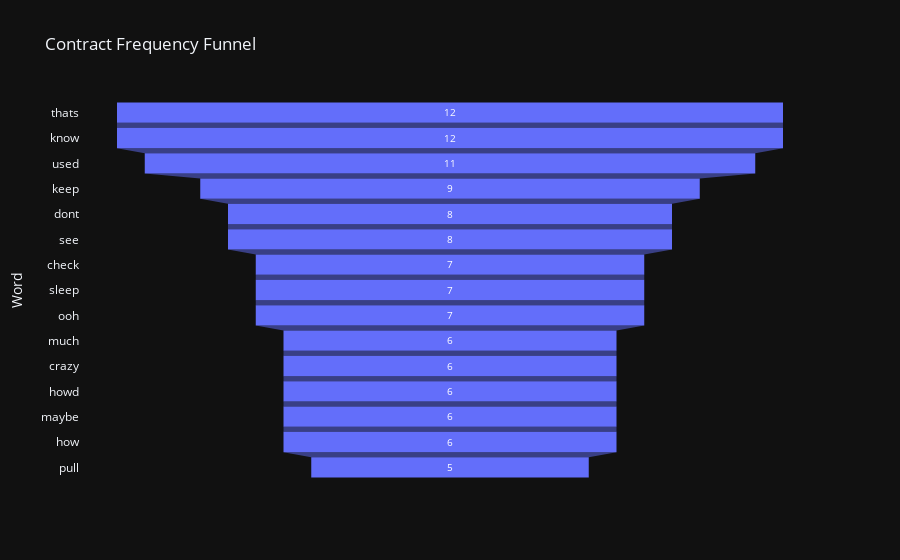

This figure's notebook cell:
### Markdown cell above
### Contract Funnel Chart

### Code cell
df_counts = pd.DataFrame(counts.most_common(15), columns=['Word', 'Count'])

fig = px.funnel(df_counts, x='Count', y='Word',
                title='Contract Frequency Funnel',
                color_discrete_sequence=['#636EFA'])
fig.show()

### Figure 1 — Plotly figure (JSON) as saved in the notebook; plotly's stock layout.template omitted (floating-point values rounded to 4 significant figures)
{"data": [{"hovertemplate": "Count=%{x}<br>Word=%{y}<extra></extra>", "legendgroup": "", "marker": {"color": "#636EFA"}, "name": "", "orientation": "h", "showlegend": false, "x": [12, 12, 11, 9, 8, 8, 7, 7, 7, 6, 6, 6, 6, 6, 5], "xaxis": "x", "y": ["thats", "know", "used", "keep", "dont", "see", "check", "sleep", "ooh", "much", "crazy", "howd", "maybe", "how", "pull"], "yaxis": "y", "type": "funnel"}], "layout": {"xaxis": {"anchor": "y", "domain": [0.0, 1.0], "title": {"text": "Count"}}, "yaxis": {"anchor": "x", "domain": [0.0, 1.0], "title": {"text": "Word"}}, "legend": {"tracegroupgap": 0}, "title": {"text": "Contract Frequency Funnel"}}}
